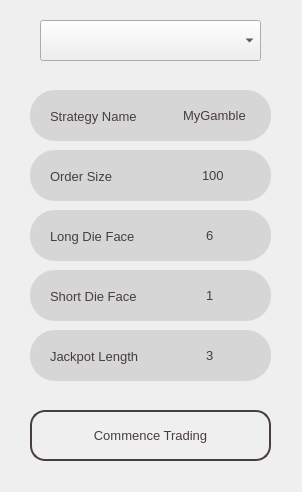
<?xml version="1.0" encoding="UTF-8"?>
<ui version="4.0">
 <class>Form</class>
 <widget class="QWidget" name="Form">
  <property name="geometry">
   <rect>
    <x>0</x>
    <y>0</y>
    <width>302</width>
    <height>492</height>
   </rect>
  </property>
  <property name="windowTitle">
   <string>Form</string>
  </property>
  <widget class="QWidget" name="widget_3" native="true">
   <property name="geometry">
    <rect>
     <x>30</x>
     <y>90</y>
     <width>241</width>
     <height>51</height>
    </rect>
   </property>
   <property name="font">
    <font>
     <family>Segoe UI</family>
     <pointsize>10</pointsize>
    </font>
   </property>
   <property name="styleSheet">
    <string notr="true">background-color: rgb(214, 214, 214);
border-radius: 25px;
color: rgb(72, 61, 65);</string>
   </property>
   <widget class="QLabel" name="label_2">
    <property name="geometry">
     <rect>
      <x>20</x>
      <y>16</y>
      <width>101</width>
      <height>20</height>
     </rect>
    </property>
    <property name="font">
     <font>
      <family>Segoe UI</family>
      <pointsize>10</pointsize>
     </font>
    </property>
    <property name="styleSheet">
     <string notr="true">color: rgb(72, 61, 65);</string>
    </property>
    <property name="text">
     <string>Strategy Name</string>
    </property>
   </widget>
   <widget class="QLineEdit" name="strategy_name">
    <property name="geometry">
     <rect>
      <x>140</x>
      <y>10</y>
      <width>91</width>
      <height>31</height>
     </rect>
    </property>
    <property name="font">
     <font>
      <family>Segoe UI</family>
      <pointsize>10</pointsize>
     </font>
    </property>
    <property name="styleSheet">
     <string notr="true">background-image: url(:/stripes/bg/stripes-light.png);
border-radius: 15px;
color: rgb(72, 61, 65);</string>
    </property>
    <property name="inputMethodHints">
     <set>Qt::ImhPreferNumbers|Qt::ImhPreferUppercase</set>
    </property>
    <property name="inputMask">
     <string extracomment="Only numbers are allowed"/>
    </property>
    <property name="text">
     <string>MyGamble</string>
    </property>
    <property name="frame">
     <bool>false</bool>
    </property>
    <property name="cursorPosition">
     <number>8</number>
    </property>
    <property name="alignment">
     <set>Qt::AlignCenter</set>
    </property>
   </widget>
  </widget>
  <widget class="QWidget" name="widget_2" native="true">
   <property name="geometry">
    <rect>
     <x>30</x>
     <y>150</y>
     <width>241</width>
     <height>51</height>
    </rect>
   </property>
   <property name="font">
    <font>
     <family>Segoe UI</family>
     <pointsize>10</pointsize>
    </font>
   </property>
   <property name="styleSheet">
    <string notr="true">background-color: rgb(214, 214, 214);
border-radius: 25px;
color: rgb(72, 61, 65);</string>
   </property>
   <widget class="QLabel" name="label">
    <property name="geometry">
     <rect>
      <x>20</x>
      <y>16</y>
      <width>71</width>
      <height>20</height>
     </rect>
    </property>
    <property name="font">
     <font>
      <family>Segoe UI</family>
      <pointsize>10</pointsize>
     </font>
    </property>
    <property name="styleSheet">
     <string notr="true">color: rgb(72, 61, 65);</string>
    </property>
    <property name="text">
     <string>Order Size</string>
    </property>
   </widget>
   <widget class="QLineEdit" name="order_size">
    <property name="geometry">
     <rect>
      <x>140</x>
      <y>10</y>
      <width>91</width>
      <height>31</height>
     </rect>
    </property>
    <property name="font">
     <font>
      <family>Segoe UI</family>
      <pointsize>10</pointsize>
     </font>
    </property>
    <property name="styleSheet">
     <string notr="true">background-image: url(:/stripes/bg/stripes-light.png);
border-radius: 15px;
color: rgb(72, 61, 65);</string>
    </property>
    <property name="inputMethodHints">
     <set>Qt::ImhPreferNumbers|Qt::ImhPreferUppercase</set>
    </property>
    <property name="inputMask">
     <string extracomment="Only numbers are allowed">0000</string>
    </property>
    <property name="text">
     <string>100</string>
    </property>
    <property name="frame">
     <bool>false</bool>
    </property>
    <property name="cursorPosition">
     <number>4</number>
    </property>
    <property name="alignment">
     <set>Qt::AlignCenter</set>
    </property>
   </widget>
  </widget>
  <widget class="QPushButton" name="commence_trading">
   <property name="enabled">
    <bool>true</bool>
   </property>
   <property name="geometry">
    <rect>
     <x>30</x>
     <y>410</y>
     <width>241</width>
     <height>51</height>
    </rect>
   </property>
   <property name="font">
    <font>
     <family>Segoe UI</family>
     <pointsize>10</pointsize>
    </font>
   </property>
   <property name="styleSheet">
    <string notr="true">QPushButton {
background-image: url(:/stripes/bg/stripes-light.png);
	color: rgb(72, 61, 65);
	border-radius: 15px;
border-width: 2px;
border-style: solid;
	border-color: rgb(72, 61, 65);
}
</string>
   </property>
   <property name="text">
    <string>Commence Trading</string>
   </property>
   <property name="icon">
    <iconset resource="ui_assets/resources.qrc">
     <normaloff>:/icons/order.png</normaloff>:/icons/order.png</iconset>
   </property>
   <property name="iconSize">
    <size>
     <width>30</width>
     <height>30</height>
    </size>
   </property>
  </widget>
  <widget class="QWidget" name="widget_7" native="true">
   <property name="geometry">
    <rect>
     <x>30</x>
     <y>270</y>
     <width>241</width>
     <height>51</height>
    </rect>
   </property>
   <property name="font">
    <font>
     <family>Segoe UI</family>
     <pointsize>10</pointsize>
    </font>
   </property>
   <property name="styleSheet">
    <string notr="true">background-color: rgb(214, 214, 214);
border-radius: 25px;
color: rgb(72, 61, 65);</string>
   </property>
   <widget class="QLabel" name="label_4">
    <property name="geometry">
     <rect>
      <x>20</x>
      <y>16</y>
      <width>91</width>
      <height>20</height>
     </rect>
    </property>
    <property name="font">
     <font>
      <family>Segoe UI</family>
      <pointsize>10</pointsize>
     </font>
    </property>
    <property name="styleSheet">
     <string notr="true">color: rgb(72, 61, 65);</string>
    </property>
    <property name="text">
     <string>Short Die Face</string>
    </property>
   </widget>
   <widget class="QLineEdit" name="long_window">
    <property name="geometry">
     <rect>
      <x>140</x>
      <y>10</y>
      <width>91</width>
      <height>31</height>
     </rect>
    </property>
    <property name="font">
     <font>
      <family>Segoe UI</family>
      <pointsize>10</pointsize>
     </font>
    </property>
    <property name="styleSheet">
     <string notr="true">background-image: url(:/stripes/bg/stripes-light.png);
border-radius: 15px;
color: rgb(72, 61, 65);</string>
    </property>
    <property name="inputMethodHints">
     <set>Qt::ImhPreferNumbers|Qt::ImhPreferUppercase</set>
    </property>
    <property name="inputMask">
     <string extracomment="Only numbers are allowed">0000</string>
    </property>
    <property name="text">
     <string>1</string>
    </property>
    <property name="frame">
     <bool>false</bool>
    </property>
    <property name="cursorPosition">
     <number>4</number>
    </property>
    <property name="alignment">
     <set>Qt::AlignCenter</set>
    </property>
   </widget>
  </widget>
  <widget class="QWidget" name="widget" native="true">
   <property name="geometry">
    <rect>
     <x>0</x>
     <y>0</y>
     <width>361</width>
     <height>80</height>
    </rect>
   </property>
   <property name="font">
    <font>
     <family>Segoe UI</family>
     <pointsize>10</pointsize>
    </font>
   </property>
   <property name="styleSheet">
    <string notr="true">background-image: url(:/stripes/bg/stripes-light.png);</string>
   </property>
   <widget class="QComboBox" name="ticker_combo">
    <property name="geometry">
     <rect>
      <x>40</x>
      <y>20</y>
      <width>221</width>
      <height>41</height>
     </rect>
    </property>
    <property name="font">
     <font>
      <family>Segoe UI</family>
      <pointsize>10</pointsize>
     </font>
    </property>
   </widget>
  </widget>
  <widget class="QWidget" name="widget_6" native="true">
   <property name="geometry">
    <rect>
     <x>30</x>
     <y>210</y>
     <width>241</width>
     <height>51</height>
    </rect>
   </property>
   <property name="font">
    <font>
     <family>Segoe UI</family>
     <pointsize>10</pointsize>
    </font>
   </property>
   <property name="styleSheet">
    <string notr="true">background-color: rgb(214, 214, 214);
border-radius: 25px;
color: rgb(72, 61, 65);</string>
   </property>
   <widget class="QLabel" name="label_3">
    <property name="geometry">
     <rect>
      <x>20</x>
      <y>16</y>
      <width>91</width>
      <height>20</height>
     </rect>
    </property>
    <property name="font">
     <font>
      <family>Segoe UI</family>
      <pointsize>10</pointsize>
     </font>
    </property>
    <property name="styleSheet">
     <string notr="true">color: rgb(72, 61, 65);</string>
    </property>
    <property name="text">
     <string>Long Die Face</string>
    </property>
   </widget>
   <widget class="QLineEdit" name="short_window">
    <property name="geometry">
     <rect>
      <x>140</x>
      <y>10</y>
      <width>91</width>
      <height>31</height>
     </rect>
    </property>
    <property name="font">
     <font>
      <family>Segoe UI</family>
      <pointsize>10</pointsize>
     </font>
    </property>
    <property name="styleSheet">
     <string notr="true">background-image: url(:/stripes/bg/stripes-light.png);
border-radius: 15px;
color: rgb(72, 61, 65);</string>
    </property>
    <property name="inputMethodHints">
     <set>Qt::ImhPreferNumbers|Qt::ImhPreferUppercase</set>
    </property>
    <property name="inputMask">
     <string extracomment="Only numbers are allowed">0000</string>
    </property>
    <property name="text">
     <string>6</string>
    </property>
    <property name="frame">
     <bool>false</bool>
    </property>
    <property name="cursorPosition">
     <number>4</number>
    </property>
    <property name="alignment">
     <set>Qt::AlignCenter</set>
    </property>
   </widget>
  </widget>
  <widget class="QWidget" name="widget_8" native="true">
   <property name="geometry">
    <rect>
     <x>30</x>
     <y>330</y>
     <width>241</width>
     <height>51</height>
    </rect>
   </property>
   <property name="font">
    <font>
     <family>Segoe UI</family>
     <pointsize>10</pointsize>
    </font>
   </property>
   <property name="styleSheet">
    <string notr="true">background-color: rgb(214, 214, 214);
border-radius: 25px;
color: rgb(72, 61, 65);</string>
   </property>
   <widget class="QLabel" name="label_5">
    <property name="geometry">
     <rect>
      <x>20</x>
      <y>16</y>
      <width>101</width>
      <height>20</height>
     </rect>
    </property>
    <property name="font">
     <font>
      <family>Segoe UI</family>
      <pointsize>10</pointsize>
     </font>
    </property>
    <property name="styleSheet">
     <string notr="true">color: rgb(72, 61, 65);</string>
    </property>
    <property name="text">
     <string>Jackpot Length</string>
    </property>
   </widget>
   <widget class="QLineEdit" name="window">
    <property name="geometry">
     <rect>
      <x>140</x>
      <y>10</y>
      <width>91</width>
      <height>31</height>
     </rect>
    </property>
    <property name="font">
     <font>
      <family>Segoe UI</family>
      <pointsize>10</pointsize>
     </font>
    </property>
    <property name="styleSheet">
     <string notr="true">background-image: url(:/stripes/bg/stripes-light.png);
border-radius: 15px;
color: rgb(72, 61, 65);</string>
    </property>
    <property name="inputMethodHints">
     <set>Qt::ImhPreferNumbers|Qt::ImhPreferUppercase</set>
    </property>
    <property name="inputMask">
     <string extracomment="Only numbers are allowed">0000</string>
    </property>
    <property name="text">
     <string>3</string>
    </property>
    <property name="frame">
     <bool>false</bool>
    </property>
    <property name="cursorPosition">
     <number>4</number>
    </property>
    <property name="alignment">
     <set>Qt::AlignCenter</set>
    </property>
   </widget>
  </widget>
 </widget>
 <resources>
  <include location="ui_assets/resources.qrc"/>
 </resources>
 <connections/>
</ui>
